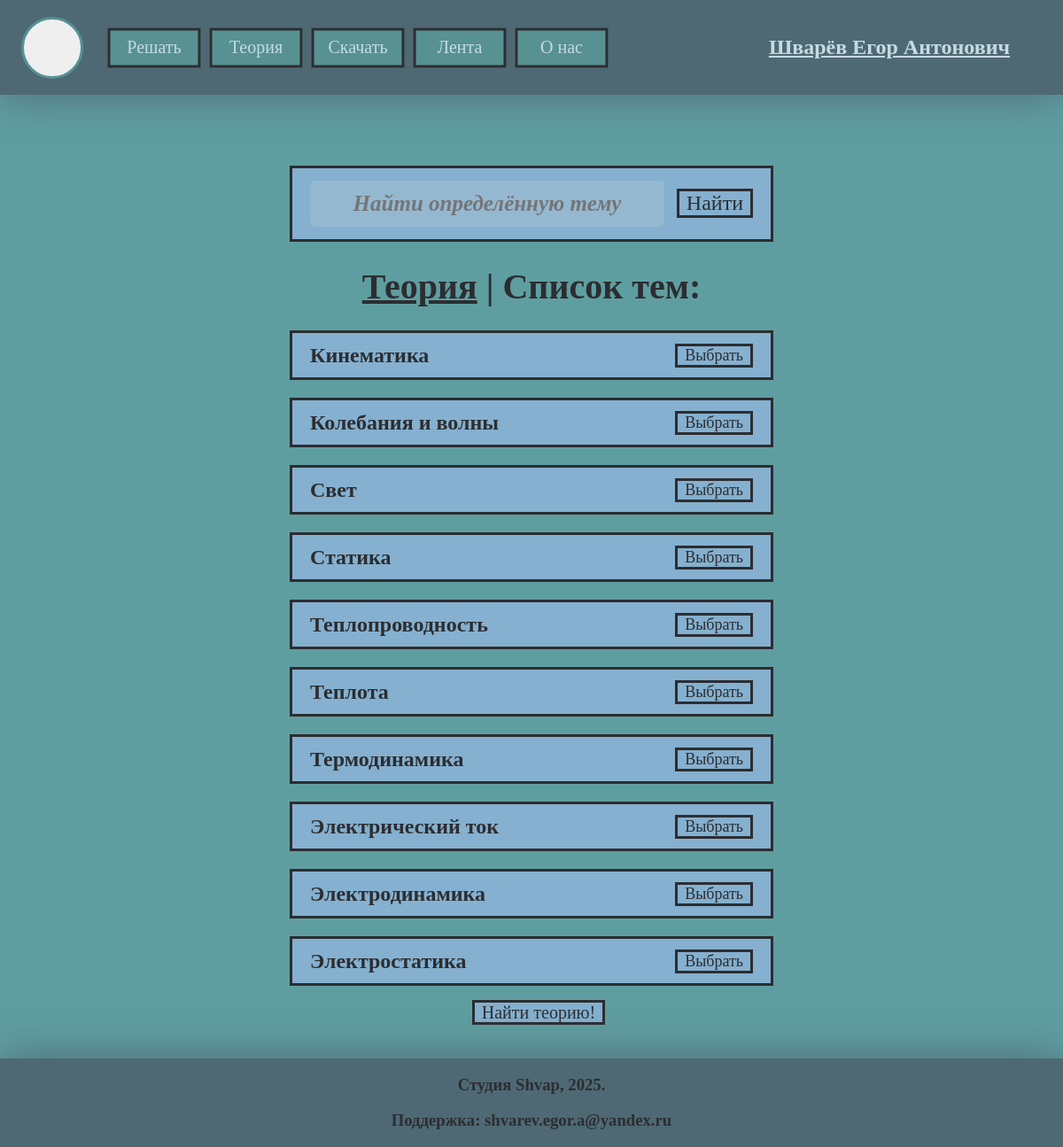
The page /Theory (signed in) on the database its author committed.
### DatabasesScript.py (models this page shows)
class Theory(Base):
    __tablename__ = 'Theory'
    TheoryID = Column(Integer, primary_key=True)
    Name = Column(Text, nullable= False)
    Description = Column(Text, nullable=True)
    Image = Column(Text, nullable=False)

### MainScript.py (the view)
@app.route('/Theory', methods = ['POST', 'GET'])
def TheoryPage():
    sortedTheory = []
    theory = TheoryData()
    for i in theory:
        t_lis = []
        t_lis.append(i.TheoryID)
        t_lis.append(i.Name)
        t_lis.append(i.Description)
        t_lis.append(i.Image)
        sortedTheory.append(t_lis)
    unsortedTheory = sortedTheory
    sortedTheory = sorted(sortedTheory, key = lambda x: x[1])
    if request.method == 'POST':
        answer = request.form.get('theory_btn')
        if answer:
            return render_template('TheoryResult.html', themes_list=unsortedTheory, theme_id=(int(answer)-1), username= session['username'])
        else:
            return render_template('Theory.html', themes_list = sortedTheory, message = 'Выберите одну из тем!', username= session['username'])
    elif request.method == 'GET':
        return render_template('Theory.html', themes_list = sortedTheory, message = '', username= session['username'])

### MainScript.py (called while the page is built)
def TheoryData():
    Data = db_session.query(Theory).order_by(Theory.TheoryID).all()
    return Data

### templates/Theory.html (shortened to what this page needs)
{% extends "Base.html" %}
{% block body %}
<form action="/Theory" method="post">
<div class = 'fullscreen-div BigPageText'> <div class = 'CenterText'>
    <div class = 'TheoryBtn SimpleHContentContainer'>
    <input id = 'linesearch' class="textbox search" type="text" name="themesearch" placeholder="Найти определённую тему" ><br>
    <button id = 'textsearch' class="SimpleBtn InputStyle" type="button"; name = 'popbtn'></button> <label class = 'MainLabel' style = 'font-size: 24px' for ='textsearch'>Найти</label>
    </div>
    <h1 class = 'SimpleText'> <u> Теория</u> | Список тем: </h1>
    {% for theory in themes_list %}
        <div class = 'TheoryBtn'>
            <h1 class = 'SimpleText BoxLbl'> {{theory[1]}} </h1>
            <label class = 'MainLabel' style = 'font-size: 18px' for ="{{theory[0]}}">Выбрать</label>
        </div>
    {% endfor %}
    <br><br><br><br><br><br><br><br><br>
</div> </div>
<div class = 'BottomCenter'><input id = 'SubmitBtn' class = 'SimpleBtn' type="submit" value="Submit"> <label class = 'MainLabel' style = 'font-size: 20px'  for ='SubmitBtn'>Найти теорию!</label></div>
</form>
{% endblock %}

### static/MainClasses.css (style rules this page uses)
h1 { font-size: 40px; font-family: 'Jost'; }
input[type="text"], input[type="password"], input[type="email"] { width: 90%; padding: 12px; margin: 5px 0; border: none; border-radius: 5px; text-align: center; font-family: 'Jost'; font-weight: bold; font-style: oblique; font-size: 25px; }

### static/CustomClasses.css (style rules this page uses)
.CenterText { text-align: center; }
.BottomCenter { width:100%; justify-content: center; text-align:center; position: fixed; bottom: 140px; }
.fullscreen-div { position: absolute; width: 100vw; top: 0; left: 0; }
.SimpleText { color: #2C2D31 }
.SimpleText.BoxLbl { font-size: 24px; }
.TheoryBtn { width: 500px; height: 50px; border: 3px solid #2C2D31; text-align: center; display: flex; justify-content: space-between; align-items: center; padding-left: 20px; padding-right: 20px; background-color: #85b0cf; margin:20px }
.TheoryBtn.SimpleHContentContainer { height: 80px; border: 3px solid #2C2D31; }
.textbox { background-color: #95b8d1; color: #2C2D31; }
.textbox.search { width: 400px }
.fullscreen-div.BigPageText { display: flex; justify-content: center; margin-top: 160px; width: 100% }
.MainLabel { background-color: #85b0cf; transition: all .2s; text-decoration: none; padding-left: 8px; padding-right: 8px; border: 3px solid #2C2D31; cursor: pointer; font-family: 'Jost'; font-size: 25px; color: #2C2D31 }

### rows shown on the page
Theory: Name "Кинематика"
Theory: Name "Колебания и волны"
Theory: Name "Свет"
Theory: Name "Статика"
Theory: Name "Теплопроводность"
Theory: Name "Теплота"
Theory: Name "Термодинамика"
Theory: Name "Электрический ток"
Theory: Name "Электродинамика"
Theory: Name "Электростатика"

### other values the page prints
{{ username }} "Шварёв Егор Антонович"
